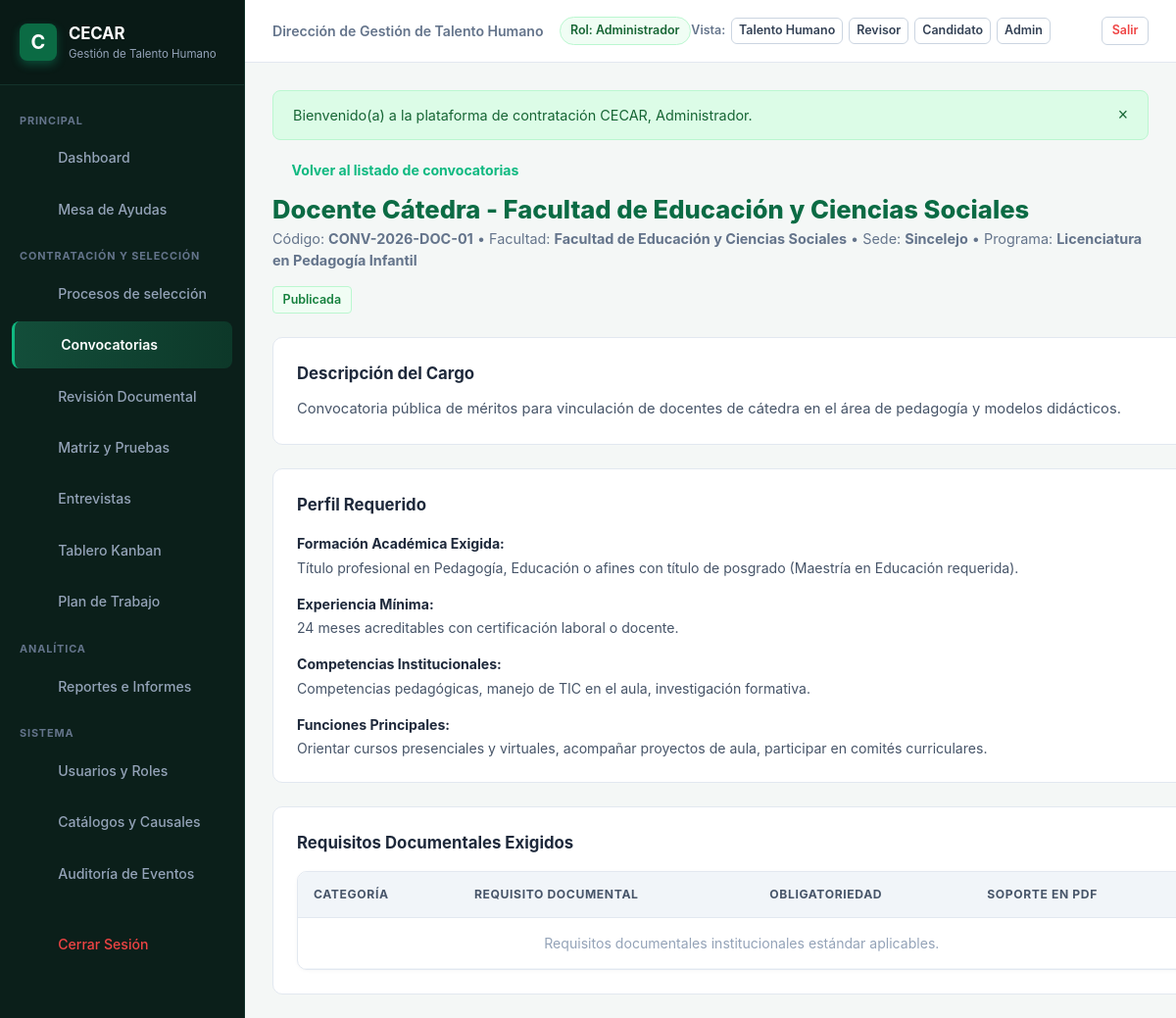
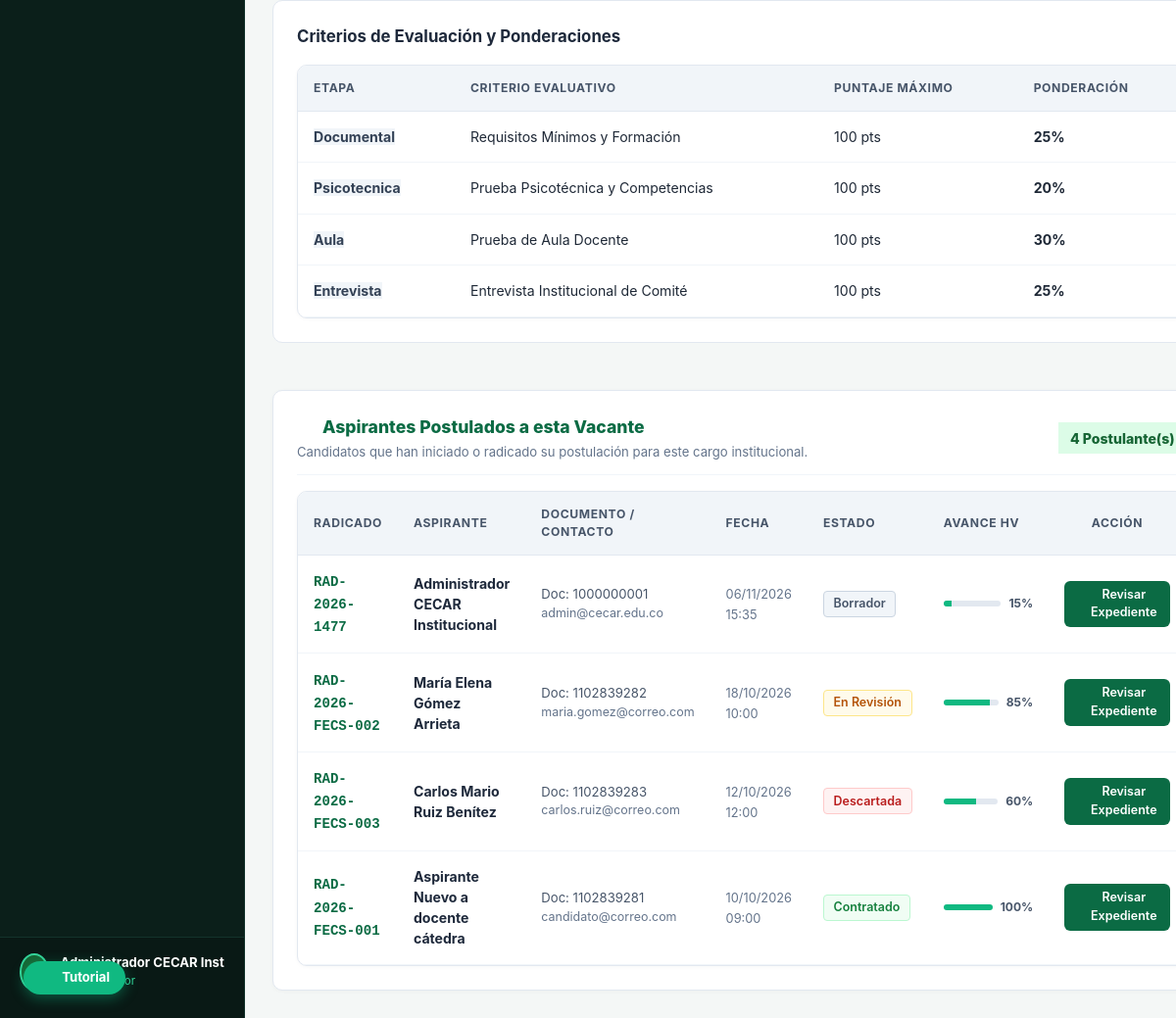
The app's page /index.php?c=Convocatoria&a=detalle&id=1 (signed in) with its own data (2 pictures, top to bottom).
### tables this page shows
CREATE TABLE "convocatorias" (
        id INTEGER PRIMARY KEY AUTOINCREMENT,
        codigo VARCHAR(50) NOT NULL UNIQUE,
        cargo VARCHAR(150) NOT NULL,
        dependencia_id INTEGER NOT NULL,
        facultad VARCHAR(150) NOT NULL,
        programa VARCHAR(150),
        sede VARCHAR(100) NOT NULL DEFAULT 'Sincelejo',
        periodo_academico VARCHAR(20) NOT NULL DEFAULT '2026-2',
        vacantes INTEGER NOT NULL DEFAULT 1,
        modalidad VARCHAR(50) NOT NULL DEFAULT 'Tiempo Completo',
        tipo_convocatoria VARCHAR(50) NOT NULL DEFAULT 'Docente',
        descripcion TEXT,
        fecha_apertura DATETIME NOT NULL,
        fecha_cierre DATETIME NOT NULL,
        estado VARCHAR(30) NOT NULL DEFAULT 'borrador',
        motivo_retiro TEXT,
        creado_por INTEGER,
        fecha_creacion DATETIME NOT NULL DEFAULT CURRENT_TIMESTAMP,
        FOREIGN KEY (dependencia_id) REFERENCES dependencias(id) ON DELETE RESTRICT,
        FOREIGN KEY (creado_por) REFERENCES usuarios(id) ON DELETE SET NULL
    );

CREATE TABLE criterios_evaluacion (
    id INTEGER PRIMARY KEY AUTOINCREMENT,
    convocatoria_id INTEGER NOT NULL,
    etapa VARCHAR(50) NOT NULL, -- documental, psicotecnica, conocimiento, aula, entrevista
    nombre VARCHAR(150) NOT NULL,
    descripcion TEXT,
    puntaje_maximo REAL NOT NULL DEFAULT 100,
    ponderacion REAL NOT NULL DEFAULT 100,
    obligatorio INTEGER NOT NULL DEFAULT 1,
    FOREIGN KEY (convocatoria_id) REFERENCES convocatorias(id) ON DELETE CASCADE
);

CREATE TABLE "postulaciones" (
        id INTEGER PRIMARY KEY AUTOINCREMENT,
        convocatoria_id INTEGER NOT NULL,
        usuario_id INTEGER NOT NULL,
        codigo_radicado VARCHAR(50) NOT NULL UNIQUE,
        estado VARCHAR(40) NOT NULL DEFAULT 'borrador', 
        resultado_documental VARCHAR(30) NOT NULL DEFAULT 'pendiente',
        porcentaje_avance INTEGER NOT NULL DEFAULT 0,
        version INTEGER NOT NULL DEFAULT 1,
        declaracion_veracidad INTEGER NOT NULL DEFAULT 0,
        fecha_declaracion DATETIME,
        fecha_postulacion DATETIME NOT NULL DEFAULT CURRENT_TIMESTAMP,
        fecha_envio DATETIME,
        motivo_descarte TEXT,
        causal_descarte_id VARCHAR(50),
        etapa_actual VARCHAR(50) NOT NULL DEFAULT 'revision_documental',
        banco_talento_consentimiento INTEGER NOT NULL DEFAULT 0,
        notas_internas TEXT,
        FOREIGN KEY (convocatoria_id) REFERENCES convocatorias(id) ON DELETE CASCADE,
        FOREIGN KEY (usuario_id) REFERENCES usuarios(id) ON DELETE CASCADE,
        UNIQUE (convocatoria_id, usuario_id)
    );

### views/convocatorias/detalle.php (the view, shortened to what the rows shown need)
<div style="margin-bottom: 1.5rem;">
        <?= IconHelper::render('arrow-left', 14) ?> Volver al listado de convocatorias
    <div style="display: flex; justify-content: space-between; align-items: flex-start; margin-top: 0.5rem; flex-wrap: wrap; gap: 1rem;">
        <div>
            <h1 style="color: #0b6b44; font-size: 1.6rem; font-weight: 800;">
                <?= htmlspecialchars($convocatoria['cargo'], ENT_QUOTES, 'UTF-8') ?>
            </h1>
            <p style="color: #64748b; font-size: 0.9rem;">
                Código: <strong><?= htmlspecialchars($convocatoria['codigo'], ENT_QUOTES, 'UTF-8') ?></strong> &bull;
                Facultad: <strong><?= htmlspecialchars($convocatoria['facultad'], ENT_QUOTES, 'UTF-8') ?></strong> &bull;
                Sede: <strong><?= htmlspecialchars($convocatoria['sede'], ENT_QUOTES, 'UTF-8') ?></strong>
                <?php if (!empty($convocatoria['programa'])): ?>
                    &bull; Programa: <strong><?= htmlspecialchars($convocatoria['programa'], ENT_QUOTES, 'UTF-8') ?></strong>
                <?php endif; ?>
            </p>
        </div>
        <div style="display: flex; align-items: center; gap: 0.75rem;">
            <?= FormatHelper::badgeEstado($convocatoria['estado']) ?>
        </div>
    </div>
</div>
<div style="display: grid; grid-template-columns: 2fr 1fr; gap: 1.5rem;">
    <div style="display: flex; flex-direction: column; gap: 1.5rem;">
        <div style="background: #ffffff; border: 1px solid var(--border-color); border-radius: 10px; padding: 1.5rem;">
            <h3 style="font-size: 1.05rem; font-weight: 700; color: #1e293b; margin-bottom: 0.75rem;">Descripción del Cargo</h3>
            <p style="color: #475569; font-size: 0.92rem; line-height: 1.6;">
                <?= nl2br(htmlspecialchars($convocatoria['descripcion'], ENT_QUOTES, 'UTF-8')) ?>
            </p>
        </div>
        <div style="background: #ffffff; border: 1px solid var(--border-color); border-radius: 10px; padding: 1.5rem;">
            <div class="table-responsive">
                <table class="cecar-table">
                    <thead>
                        <tr>
                            <th>Categoría</th>
                            <th>Requisito Documental</th>
                            <th>Obligatoriedad</th>
                            <th>Soporte en PDF</th>
                        </tr>
                    </thead>
                </table>
            </div>
        </div>
        <div style="background: #ffffff; border: 1px solid var(--border-color); border-radius: 10px; padding: 1.5rem;">
            <div class="table-responsive">
                <table class="cecar-table">
                    <thead>
                        <tr>
                            <th>Etapa</th>
                            <th>Criterio Evaluativo</th>
                            <th>Puntaje Máximo</th>
                            <th>Ponderación</th>
                        </tr>
                    </thead>
                    <tbody>
                        <?php if (empty($criterios)): ?>
                            <tr><td colspan="4" style="text-align: center; color: #94a3b8;">Criterios estándar institucionales aplicables.</td></tr>
                        <?php else: ?>
                            <?php foreach ($criterios as $cr): ?>
                                <tr>
                                    <td><span class="badge" style="background: #f1f5f9; color: #334155; font-weight: 700;"><?= ucfirst($cr['etapa']) ?></span></td>
                                    <td><?= htmlspecialchars($cr['nombre'], ENT_QUOTES, 'UTF-8') ?></td>
                                    <td><?= $cr['puntaje_maximo'] ?> pts</td>
                                    <td><strong><?= $cr['ponderacion'] ?>%</strong></td>
                                </tr>
                            <?php endforeach; ?>
                        <?php endif; ?>
                    </tbody>
                </table>
            </div>
        </div>
        <?php if ($esGestor): ?>
            <div style="background: #ffffff; border: 1px solid var(--border-color); border-radius: 10px; padding: 1.5rem; margin-top: 1.5rem; box-shadow: 0 1px 4px rgba(0,0,0,0.03);">
                <?php if (empty($postulantes)): ?>
                    <div style="text-align: center; padding: 2.5rem 1rem; background: #f8fafc; border-radius: 8px; border: 1px dashed #cbd5e1;">
                        <div style="color: #94a3b8; margin-bottom: 0.5rem;"><?= IconHelper::render('users', 32) ?></div>
                        <p style="color: #64748b; font-weight: 600; margin-bottom: 0.25rem;">Aún no se han registrado aspirantes en esta vacante.</p>
                        <p style="color: #94a3b8; font-size: 0.8rem;">En cuanto un candidato inicie o radique su postulación, se reflejará inmediatamente aquí.</p>
                    </div>
                <?php else: ?>
                    <div class="table-responsive">
                        <table class="cecar-table">
                            <thead>
                                <tr>
                                    <th>Radicado</th>
                                    <th>Aspirante</th>
                                    <th>Documento / Contacto</th>
                                    <th>Fecha</th>
                                    <th>Estado</th>
                                    <th>Avance HV</th>
                                    <th style="text-align: center;">Acción</th>
                                </tr>
                            </thead>
                            <tbody>
                                <?php foreach ($postulantes as $p): ?>
                                    <tr>
                                        <td>
                                            <strong style="color: #0b6b44; font-family: monospace;"><?= htmlspecialchars($p['codigo_radicado'], ENT_QUOTES, 'UTF-8') ?></strong>
                                        </td>
                                        <td>
                                            <div style="font-weight: 700; color: #1e293b;"><?= htmlspecialchars($p['nombres'] . ' ' . $p['apellidos'], ENT_QUOTES, 'UTF-8') ?></div>
                                        </td>
                                        <td>
                                            <div style="font-size: 0.82rem; color: #475569;">Doc: <?= htmlspecialchars($p['numero_documento'], ENT_QUOTES, 'UTF-8') ?></div>
                                            <div style="font-size: 0.78rem; color: #64748b;"><?= htmlspecialchars($p['correo'], ENT_QUOTES, 'UTF-8') ?></div>
                                        </td>
                                        <td>
                                            <span style="font-size: 0.8rem; color: #64748b;">
                                                <?= FormatHelper::fecha($p['fecha_postulacion']) ?>
                                            </span>
                                        </td>
                                        <td>
                                            <?= FormatHelper::badgeEstado($p['estado']) ?>
                                        </td>
                                        <td>
                                            <div style="display: flex; align-items: center; gap: 0.5rem;">
                                                <div style="flex: 1; height: 6px; background: #e2e8f0; border-radius: 9999px; overflow: hidden; min-width: 50px;">
                                                    <div style="width: <?= (int)$p['porcentaje_avance'] ?>%; height: 100%; background: #10b981;"></div>
                                                </div>
                                                <span style="font-size: 0.75rem; font-weight: 700; color: #475569;"><?= (int)$p['porcentaje_avance'] ?>%</span>
                                            </div>
                                        </td>
                                        <td style="text-align: center;">
                                            <a href="<?= BASE_URL ?>/index.php?c=Revision&a=expediente&id=<?= $p['id'] ?>" class="btn btn-primary btn-sm" style="display: inline-flex; align-items: center; gap: 0.3rem;">
                                                <?= IconHelper::render('search', 14) ?> Revisar Expediente
                                            </a>
                                        </td>
                                    </tr>
                                <?php endforeach; ?>
                            </tbody>
                        </table>
                    </div>
                <?php endif; ?>
            </div>
        <?php endif; ?>
    </div>
</div>

### app/Helpers/FormatHelper.php (shortened to what the rows shown need)
<?php
class FormatHelper {
    public static function fecha(?string $datetime, string $format = 'd/m/Y H:i'): string {
        $time = strtotime($datetime);
        return date($format, $time);
    }
    public static function badgeEstado(string $estado): string {
        $key = strtolower(trim($estado));
        if (isset($map[$key])) {
            $colors = $map[$key];
        } else {
            $colors = ['bg' => '#f8fafc', 'text' => '#475569', 'border' => '#e2e8f0', 'label' => ucfirst($estado)];
        }
        $label = $colors['label'];
        return '<span class="badge" style="background-color: ' . $colors['bg'] . '; color: ' . $colors['text']
            . '; border: 1px solid ' . $colors['border'] . '; padding: 0.2rem 0.6rem; border-radius: 4px; font-size: 0.78rem; font-weight: 600; display: inline-flex; align-items: center; gap: 0.25rem;">'
            . htmlspecialchars($label, ENT_QUOTES, 'UTF-8') . '</span>';
    }
}

### app/Helpers/IconHelper.php (shortened to what the rows shown need)
<?php
class IconHelper {
    public static function render(string $name, int $size = 18, string $class = ''): string {
        $strokeWidth = '2';
        $style = sprintf('width: %dpx; height: %dpx; vertical-align: middle; display: inline-block;', $size, $size);
        $svgContent = $icons[$name] ?? $icons['file'];
        return sprintf(
            '<svg class="cecar-icon %s" style="%s" viewBox="0 0 24 24" fill="none" stroke="currentColor" stroke-width="%s" stroke-linecap="round" stroke-linejoin="round">%s</svg>',
            htmlspecialchars($class, ENT_QUOTES, 'UTF-8'),
            $style,
            $strokeWidth,
            $svgContent
        );
    }
}

### records on screen
convocatorias: cargo "Docente Cátedra - Facultad de Educación y Ciencias Sociales", codigo "CONV-2026-DOC-01", facultad "Facultad de Educación y Ciencias Sociales", sede "Sincelejo", programa "Licenciatura en Pedagogía Infantil", estado "Publicada", descripcion "Convocatoria pública de méritos para vinculación de docentes de cátedra en el área de pedagogía y modelos didácticos."
criterios_evaluacion: etapa "Documental", nombre "Requisitos Mínimos y Formación", puntaje_maximo "100", ponderacion "25"
criterios_evaluacion: etapa "Psicotecnica", nombre "Prueba Psicotécnica y Competencias", puntaje_maximo "100", ponderacion "20"
criterios_evaluacion: etapa "Aula", nombre "Prueba de Aula Docente", puntaje_maximo "100", ponderacion "30"
criterios_evaluacion: etapa "Entrevista", nombre "Entrevista Institucional de Comité", puntaje_maximo "100", ponderacion "25"
postulaciones: codigo_radicado "RAD-2026-1477", apellidos "Administrador CECAR Institucional", numero_documento "1000000001", correo "admin@cecar.edu.co", fecha_postulacion "06/11/2026 15:35", estado "Borrador", porcentaje_avance "15"
postulaciones: codigo_radicado "RAD-2026-FECS-002", apellidos "María Elena Gómez Arrieta", numero_documento "1102839282", correo "maria.gomez@correo.com", fecha_postulacion "18/10/2026 10:00", estado "En Revisión", porcentaje_avance "85"
postulaciones: codigo_radicado "RAD-2026-FECS-003", apellidos "Carlos Mario Ruiz Benítez", numero_documento "1102839283", correo "carlos.ruiz@correo.com", fecha_postulacion "12/10/2026 12:00", estado "Descartada", porcentaje_avance "60"
postulaciones: codigo_radicado "RAD-2026-FECS-001", apellidos "Aspirante Nuevo a docente cátedra", numero_documento "1102839281", correo "candidato@correo.com", fecha_postulacion "10/10/2026 09:00", estado "Contratado", porcentaje_avance "100"

### other values on screen
AuthHelper::getDependenciaNombre() "Dirección de Gestión de Talento Humano"
AuthHelper::getRolNombre() "Administrador"
$f['mensaje'] "Bienvenido(a) a la plataforma de contratación CECAR, Administrador."
$convocatoria['formacion_minima'] "Título profesional en Pedagogía, Educación o afines con título de posgrado (Maestría en Educación requerida)."
$convocatoria['experiencia_minima_meses'] "24"
$convocatoria['competencias'] "Competencias pedagógicas, manejo de TIC en el aula, investigación formativa."
$convocatoria['funciones'] "Orientar cursos presenciales y virtuales, acompañar proyectos de aula, participar en comités curriculares."
count($postulantes ?? []) "4"
